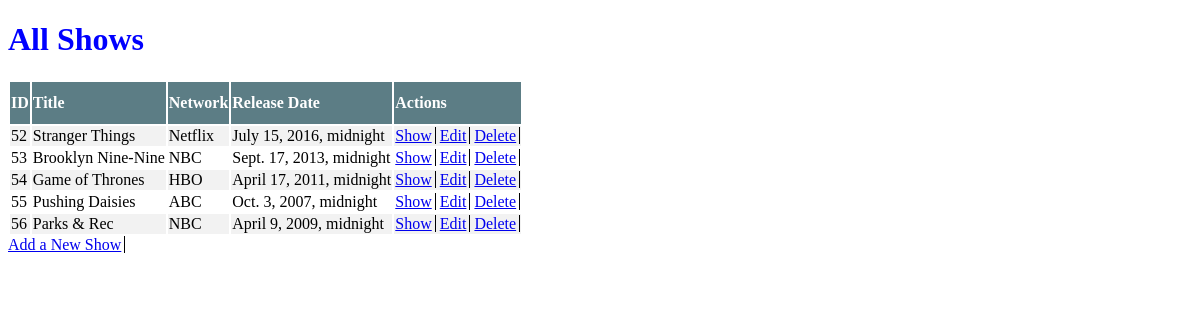
/shows, run on the app's committed database.
### tv_app/models.py (models this page shows)
class Show(models.Model):
    title = models.CharField(max_length=255)
    network = models.CharField(max_length=255)
    release_date = models.DateTimeField()
    description = models.TextField()
    created_at = models.DateTimeField(auto_now_add=True)
    updated_at = models.DateTimeField(auto_now=True)

### tv_app/views.py (the view)
# urls.py: path('shows', views.all_show),
def all_show(request):
    context = {
        'all_show': Show.objects.all()
    }
    return render(request, "shows.html", context)

### tv_app/templates/shows.html (shortened to what this page needs)
<!DOCTYPE html>
<html lang="en">
<head>
    {% load static %}
    <link rel="stylesheet" href="{% static 'style.css' %}">
</head>
<body>
    <h1>All Shows</h1>
    <table id="shows">
        <th>ID</th>
        <th>Title</th>
        <th>Network</th>
        <th>Release Date</th>
        <th>Actions</th>
        {% for show in all_show %}
            <tr>
                <td>{{show.id}}</td>
                <td>{{show.title}}</td>
                <td>{{show.network}}</td>
                <td>{{show.release_date}}</td>
                <td><a href="/shows/{{show.id}}">Show</a> <a href="/edit/{{show.id}}">Edit</a> <a href="/delete/{{show.id}}">Delete</a></td>
            </tr>
        {% endfor %}
    </table>
    <a href="/new">Add a New Show</a>
</body>
</html>

### tv_app/static/style.css (style rules this page uses)
h1 { color: blue }
a { border-right: 1px solid black; padding-right: 3px; }
#shows tr:nth-child(even) { background-color: #f2f2f2; }
#shows th { padding-top: 12px; padding-bottom: 12px; text-align: left; background-color: rgb(92, 125, 133); color: white; }

### data on the page
Show: id "52", title "Stranger Things", network "Netflix", release_date "July 15, 2016, midnight"
Show: id "53", title "Brooklyn Nine-Nine", network "NBC", release_date "Sept. 17, 2013, midnight"
Show: id "54", title "Game of Thrones", network "HBO", release_date "April 17, 2011, midnight"
Show: id "55", title "Pushing Daisies", network "ABC", release_date "Oct. 3, 2007, midnight"
Show: id "56", title "Parks & Rec", network "NBC", release_date "April 9, 2009, midnight"
